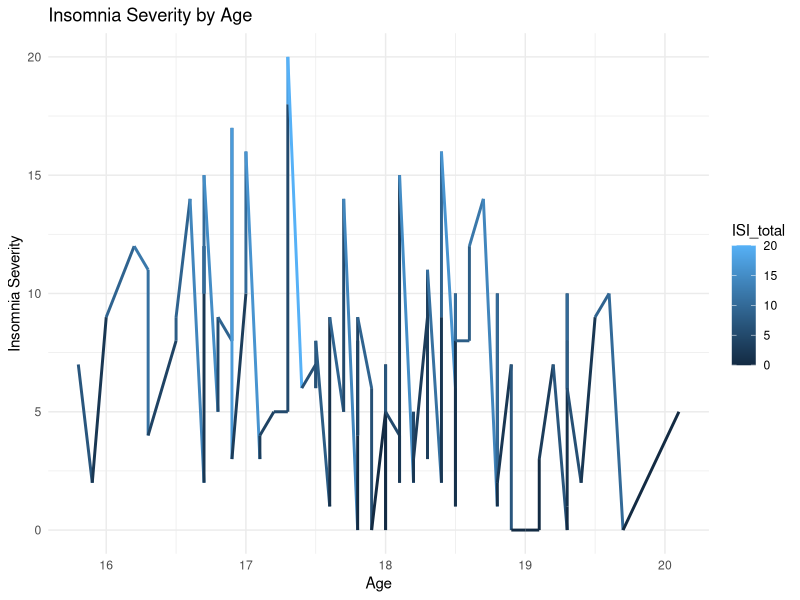
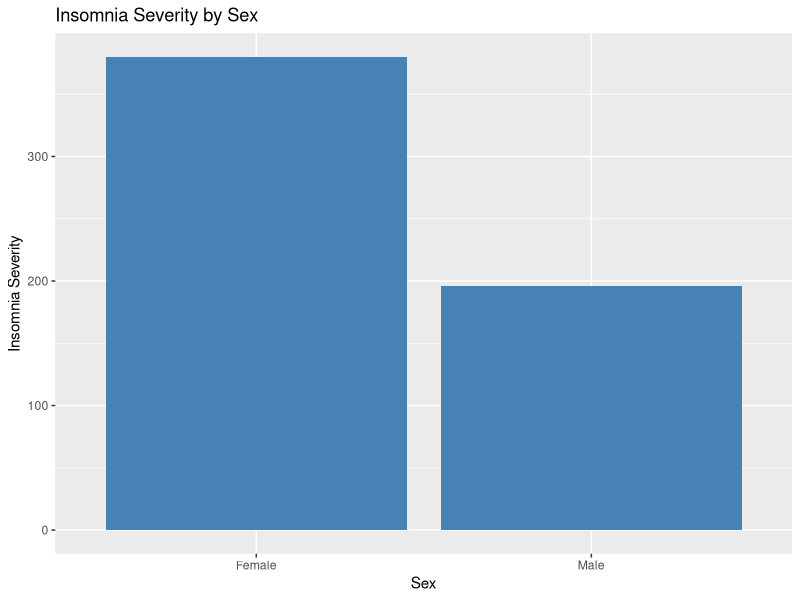

Source code (R) for these figures, in order:
## ---- chunk 1
knitr::opts_chunk$set(echo = TRUE)
## ---- chunk 2
library(tidyverse)
insomnia_uncleaned <-read.csv("insomnia.csv")
glimpse(insomnia_uncleaned) 
## ---- chunk 3
insomnia <- insomnia_uncleaned %>% # <-- pipe operator
   select(Group, SubGroup, Sex, Age, ISI_total, PSQI_total, BDI_total, ASHS_total, ASHS_physiological, ASHS_cognitive,ASHS_emotional, ASHS_SleepEnvirnmont, ASHS_DaytimeSleep, ASHS_substances, ASHS_bedtimeRoutine, ASHS_sleepStability, ASHS_BedroomSharing, DBAS_total, FIRST_total, GCTI_total, NEO_neuroticism, NEO_extraversion, NEO_openness, NEO_agreeableness, NEO_Conscientiousness, ACE_tot, asq_home, asq_school, asq_attendance, asq_romantic, asq_peer, asq_teacher, asq_future, asq_leisure, asq_finance, asq_responsibility, cope_disengage_su, cope_growth, cope_disengage_mental, cope_emotions, cope_socialsupp_instr, cope_active, cope_denial, cope_religion, cope_humor, cope_disengage_emo, cope_restraint, cope_socialsupp_emo, cope_acccept, cope_suppression, cope_planning)
 # View the columns stacked one below another
 glimpse(insomnia)
## ---- chunk 4
cleaned_insomnia <- na.omit(insomnia)

nrow(insomnia)
nrow(cleaned_insomnia)
## ---- chunk 5
cleaned_insomnia$Sex <- factor(cleaned_insomnia$Sex, levels = c(0, 1), labels = c("Female", "Male"))

participants <- cleaned_insomnia %>%
  select(Group, SubGroup, Sex, Age)
glimpse(participants)

sleep_quality <- cleaned_insomnia %>%
  select(ISI_total, PSQI_total)
glimpse(sleep_quality)

causes <- cleaned_insomnia %>%
  select(BDI_total, ASHS_total, ASHS_physiological, ASHS_cognitive,ASHS_emotional, ASHS_SleepEnvirnmont, ASHS_DaytimeSleep, ASHS_substances, ASHS_bedtimeRoutine, ASHS_sleepStability, ASHS_BedroomSharing, DBAS_total, FIRST_total, GCTI_total, NEO_neuroticism, NEO_extraversion, NEO_openness, NEO_agreeableness, NEO_Conscientiousness, ACE_tot, asq_home, asq_school, asq_attendance, asq_romantic, asq_peer, asq_teacher, asq_future, asq_leisure, asq_finance, asq_responsibility)
glimpse(causes)

coping <- cleaned_insomnia %>%
  select(cope_disengage_su, cope_growth, cope_disengage_mental, cope_emotions, cope_socialsupp_instr, cope_active, cope_denial, cope_religion, cope_humor, cope_disengage_emo, cope_restraint, cope_socialsupp_emo, cope_acccept, cope_suppression, cope_planning)
glimpse(coping)
## ---- chunk 6
ggplot(cleaned_insomnia, aes(x = Age, y = ISI_total)) +
  geom_line(aes(color = ISI_total), size = 1) +  # Customize point appearance
  labs(x = "Age", y = "Insomnia Severity") +
  ggtitle("Insomnia Severity by Age") +
  theme_minimal()

ggplot(cleaned_insomnia, aes(x = Sex, y = ISI_total)) +
  geom_bar(stat = "identity", fill = "steelblue") +
  labs(
    x = "Sex",
    y = "Insomnia Severity",
    title = "Insomnia Severity by Sex"
  )

## ---- chunk 7

